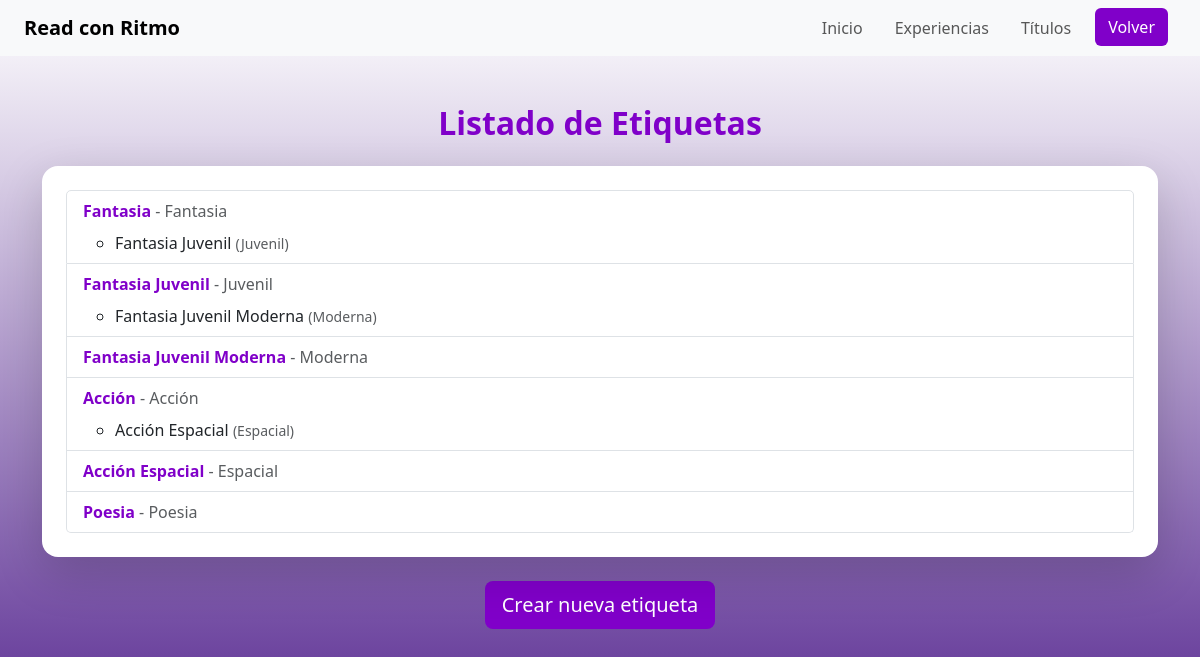
/listarEtiquetas/, run on the app's committed database.
### core/models.py (models this page shows, shortened)
class Etiqueta(models.Model):
    nombre = models.CharField('Nombre', max_length=100)
    descripcion = models.CharField('Descripción', max_length=300)
    color = models.CharField('Color', max_length=7)
    activo = models.BooleanField('Activo', default=True)
    padre = models.ForeignKey(
        'self',
        on_delete=models.CASCADE,
        null=True,
        blank=True,
        related_name='hijos'
    )
    class Meta:
        verbose_name = 'etiqueta'
        verbose_name_plural = 'etiquetas'
        db_table = 'etiqueta'
        ordering = ['id']

### readConRitmo/views.py (the view)
# urls.py: path('listarEtiquetas/', views.listarEtiquetas, name='lista_etiquetas'),
def listarEtiquetas(request):
    etiquetas = Etiqueta.objects.all()
    return render(request, 'html/listar_etiquetas.html', {
        'etiquetas': etiquetas
    })

### templates/html/listar_etiquetas.html
{% extends './base.html' %}
{% load static %}
{% block navbar_button %}Volver{% endblock %}
{% block content %}
<section class="container my-5">
  <h2 class="fw-bold mb-4 text-center" style="color: #8000c9;">Listado de Etiquetas</h2>
  <div class="card shadow-lg p-4 border-0 rounded-4">
    {% if etiquetas %}
      <ul class="list-group">
        {% for etiqueta in etiquetas %}
          <li class="list-group-item">
            <strong style="color:#8000c9;">{{ etiqueta.nombre }}</strong>
            <span class="text-muted">- {{ etiqueta.descripcion }}</span>
            {% if etiqueta.hijos.all %}
              <ul class="mt-2">
                {% for hijo in etiqueta.hijos.all %}
                  <li>{{ hijo.nombre }} <small class="text-muted">({{ hijo.descripcion }})</small></li>
                {% endfor %}
              </ul>
            {% endif %}
          </li>
        {% endfor %}
      </ul>
    {% else %}
      <p class="text-center text-muted">No hay etiquetas registradas aún.</p>
    {% endif %}
  </div>
  <div class="text-center mt-4">
    <a href="{% url 'crear_etiqueta' %}" class="btn text-white btn-lg" style="background-color: #8000c9;">Crear nueva etiqueta</a>
  </div>
</section>
{% endblock %}

### templates/html/base.html (shortened to what this page needs)
{% load static %}
<!DOCTYPE html>
<html lang="es">
<head>
    <link href="https://cdn.jsdelivr.net/npm/bootstrap@5.3.1/dist/css/bootstrap.min.css" rel="stylesheet">
</head>
<body class="bg-gradient-purple {% block body_styles %}{% endblock %}">
    <nav class="navbar navbar-expand-lg bg-light px-4">
  <a class="navbar-brand fw-bold" href="{% url 'index' %}">Read con Ritmo</a>
  <div class="collapse navbar-collapse justify-content-end">
    <ul class="navbar-nav">
      <li class="nav-item mx-2"><a class="nav-link" href="">Inicio</a></li>
      <li class="nav-item mx-2"><a class="nav-link" href="#">Experiencias</a></li>
      <li class="nav-item mx-2"><a class="nav-link" href="">Títulos</a></li>
      <li class="nav-item mx-2">
        <a class="btn" style="background-color: #8000c9; color: white;" href="{% block navbar_link %}{% endblock %}">{% block navbar_button %}{% endblock %}</a>
      </li>
    </ul>
  </div>
</nav>
{% block content %}{% endblock %}
</body>
</html>

### templates/html/base.html (style rules this page uses)
.bg-gradient-purple { background: linear-gradient(180deg, white, #4d1c8a); background-repeat: no-repeat; background-attachment: fixed; }

### data on the page
Etiqueta: nombre "Fantasia", descripcion "Fantasia"
Etiqueta: nombre "Fantasia Juvenil", descripcion "Juvenil"
Etiqueta: nombre "Fantasia Juvenil Moderna", descripcion "Moderna"
Etiqueta: nombre "Acción", descripcion "Acción"
Etiqueta: nombre "Acción Espacial", descripcion "Espacial"
Etiqueta: nombre "Poesia", descripcion "Poesia"
